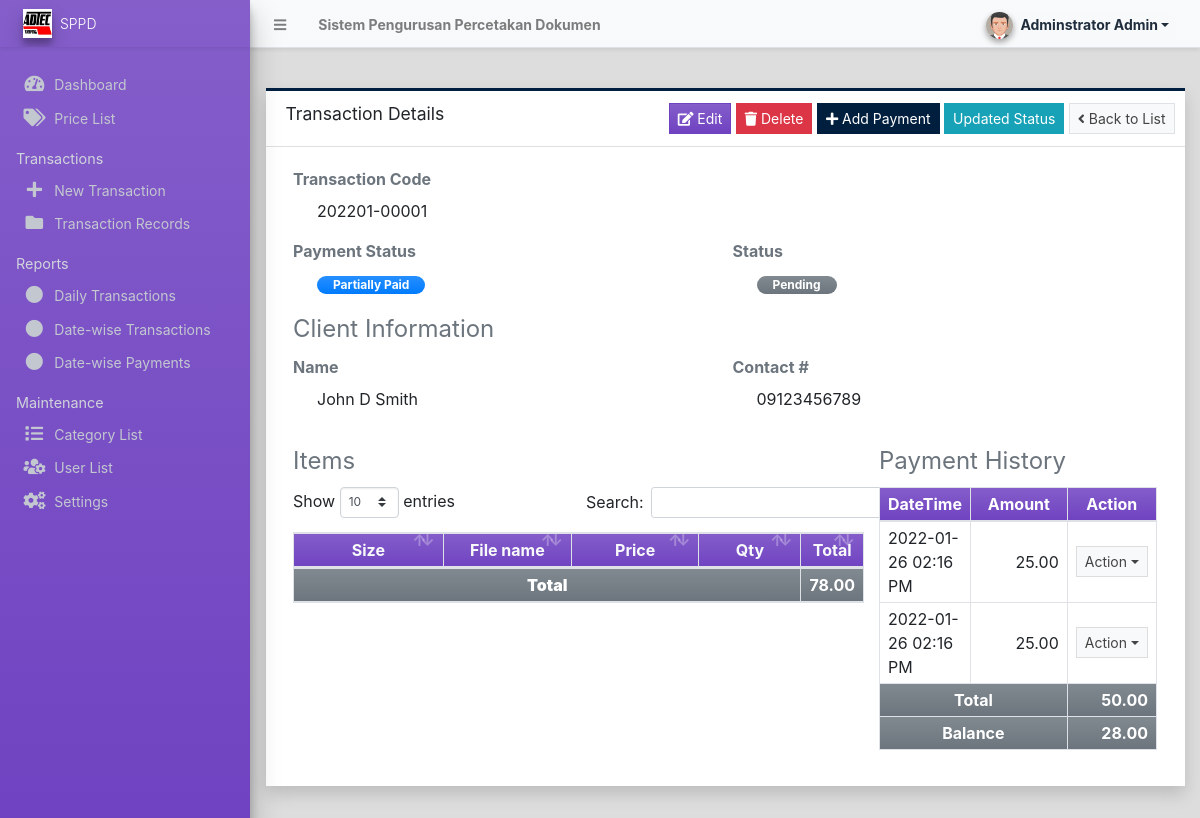
The page /admin/?page=transactions/view_transaction&id=3 (signed in) on the database its author committed.
### tables this page shows
CREATE TABLE IF NOT EXISTS `payment_history` (
  `id` int NOT NULL AUTO_INCREMENT,
  `transaction_id` int NOT NULL,
  `amount` float NOT NULL DEFAULT '0',
  `method` varchar(50) DEFAULT NULL,
  `date_created` datetime NOT NULL DEFAULT CURRENT_TIMESTAMP,
  `date_updated` datetime DEFAULT NULL ON UPDATE CURRENT_TIMESTAMP,
  PRIMARY KEY (`id`),
  KEY `transaction_id` (`transaction_id`)
);

### admin/transactions/view_transaction.php (the view, shortened to what this page needs)
<div class="content py-4">
    <div class="card card-outline card-navy shadow rounded-0">
        <div class="card-header">
            <h5 class="card-title">Transaction Details</h5>
            <div class="card-tools">
                <?php if(isset($status) && $status != 2): ?>
                <a class="btn btn-sm btn-primary btn-flat" href="./?page=transactions/manage_transaction&id=<?= isset($id) ? $id : '' ?>"><i class="fa fa-edit"></i> Edit</a>
                <button class="btn btn-sm btn-danger btn-flat" id="delete_transaction"><i class="fa fa-trash"></i> Delete</button>
                <?php endif; ?>
                <?php if(isset($balance) && $balance > 0): ?>
                <button class="btn btn-sm btn-navy bg-navy btn-flat" type="button" id="add_payment"><i class="fa fa-plus"></i> Add Payment</button>
                <?php endif; ?>
                <button class="btn btn-sm btn-info bg-info btn-flat" type="button" id="update_status">Updated Status</button>
                <a href="./?page=transactions" class="btn btn-default border btn-sm btn-flat"><i class="fa fa-angle-left"></i> Back to List</a>
            </div>
        </div>
        <div class="card-body">
            <div class="container-fluid">
                <div class="row">
                    <div class="col-md-6">
                        <div class="form-group">
                            <label class="control-label text-muted">Transaction Code</label>
                            <div class="pl-4"><?= isset($code) ? $code : 'N/A' ?></div>
                        </div>
                    </div>
                </div>
                <div class="row">
                    <div class="col-md-6">
                        <div class="form-group">
                            <label class="control-label text-muted">Payment Status</label>
                            <div class="pl-4">
                                <?php
                                    switch ($payment_status){
                                        case 1:
                                            echo '<span class="rounded-pill badge badge-primary bg-gradient-primary px-3">Partially Paid</span>';
                                            break;
                                    }
                                ?>
                            </div>
                        </div>
                    </div>
                    <div class="col-md-6">
                        <div class="form-group">
                            <label class="control-label text-muted">Status</label>
                            <div class="pl-4">
                                <?php
                                    switch ($status){
                                        case 0:
                                            echo '<span class="rounded-pill badge badge-secondary bg-gradient-secondary px-3">Pending</span>';
                                            break;
                                    }
                                ?>
                            </div>
                        </div>
                    </div>
                </div>
                <fieldset>
                    <legend class="text-muted">Client Information</legend>
                    <div class="row">
                        <div class="col-md-6">
                            <div class="form-group">
                                <label class="control-label text-muted">Name</label>
                                <div class="pl-4"><?= isset($client_name) ? $client_name : 'N/A' ?></div>
                            </div>
                        </div>
                        <div class="col-md-6">
                            <div class="form-group">
                                <label class="control-label text-muted">Contact #</label>
                                <div class="pl-4"><?= isset($client_contact) ? $client_contact : 'N/A' ?></div>
                            </div>
                        </div>
                    </div>
                </fieldset>
                <fieldset>
                    <div class="row">
                        <div class="col-md-8">
                            <legend class="text-muted">Items</legend>
                            <table class="table table-bordered table-striped">
                                <colgroup>
                                    <col width="30%">
                                    <col width="25%">
                                    <col width="25%">
                                    <col width="25%">
                                </colgroup>
                                <thead>
                                    <tr class="bg-gradient-purple text-light">
                                        <th class="py-1 text-center">Size</th>
                                        <th class="py-1 text-center">File name</th>
                                        <th class="py-1 text-center">Price</th>
                                        <th class="py-1 text-center">Qty</th>
                                        <th class="py-1 text-center">Total</th>
                                    </tr>
                                </thead>
                                <tfoot>
                                    <tr class="bg-gradient-secondary">
                                        <th class="py-1 text-center" colspan='4'><b>Total<b></th>
                                        <th class="px-2 py-1 text-right total_amount"><?= isset($total_amount) ? number_format($total_amount,2) : 0 ?></th>
                                    </tr>
                                </tfoot>
                            </table>
                        </div>
                        <div class="col-md-4">
                            <legend class="text-muted">Payment History</legend>
                            <table class="table table-stripped table-bordered">
                                <colgroup>
                                    <col width="30%">
                                    <col width="50%">
                                    <col width="20%">
                                </colgroup>
                                <thead>
                                    <tr class="bg-gradient-purple">
                                        <th class="py-1 text-center">DateTime</th>
                                        <th class="py-1 text-center">Amount</th>
                                        <th class="py-1 text-center">Action</th>
                                    </tr>
                                </thead>
                                <tbody>
                                    <?php if(isset($id)): ?>
                                    <?php
                                    $history = $conn->query("SELECT * FROM `payment_history` where transaction_id ='{$id}' order by unix_timestamp(date_created) asc");
                                    while($row = $history->fetch_assoc()):
                                    ?>
                                    <tr>
                                        <td class="px-2 py-1 align-middle"><?= date("Y-m-d h:i A", strtotime($row['date_created'])) ?></td>
                                        <td class="px-2 py-1 text-right align-middle"><?= number_format($row['amount'],2) ?></td>
                                        <td class="px-2 py-1 align-middle text-center">
                                            <button type="button" class="btn btn-flat btn-default btn-sm dropdown-toggle dropdown-icon" data-toggle="dropdown">
                                                    Action
                                            </button>
                                        </td>
                                    </tr>
                                    <?php endwhile; ?>
                                    <?php endif; ?>
                                </tbody>
                                <tfoot>
                                    <tr class="bg-gradient-secondary">
                                        <th class="px-2 py-1 text-center" colspan="2">Total</th>
                                        <th class="px-2 py-1 text-right"><?= isset($paid_amount) ? number_format($paid_amount,2) : "0.00" ?></th>
                                    </tr>
                                    <tr class="bg-gradient-secondary">
                                        <th class="px-2 py-1 text-center" colspan="2">Balance</th>
                                        <th class="px-2 py-1 text-right"><?= isset($balance) ? number_format($balance,2) : "0.00" ?></th>
                                    </tr>
                                </tfoot>
                            </table>
                        </div>
                    </div>
                </fieldset>
            </div>
        </div>
    </div>
</div>

### rows shown on the page
payment_history: date_created "2022-01-26 02:16 PM", amount "25.00"
payment_history: date_created "2022-01-26 02:16 PM", amount "25.00"

### other values the page prints
$_settings->info('name') "Sistem Pengurusan Percetakan Dokumen"
$_settings->userdata('firstname').' '.$_settings->userdata('lastname') "Adminstrator Admin"
$_settings->info('short_name') "SPPD"
$code "202201-00001"
$client_name "John D Smith"
$client_contact "09123456789"
$total_amount "78.00"
$paid_amount "50.00"
$balance "28.00"
